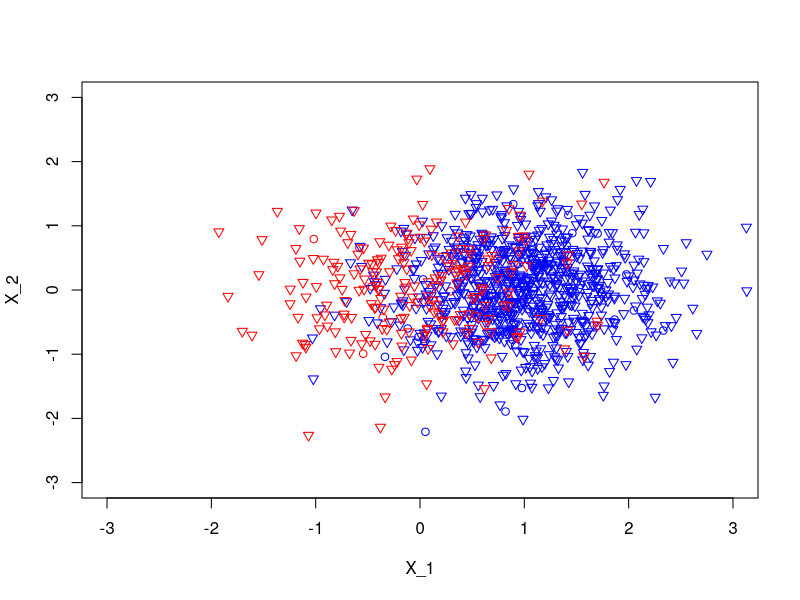

Recreate this plot in R.
## ---- chunk 1
knitr::opts_chunk$set(echo = TRUE)
## ---- chunk 2
set.seed(42)
## ---- chunk 3
library(MASS)

generate_dataset <- function(N, eps, p)
{
  mu_0 = c(0, 0)
  sg_0 = matrix(c(0.5,0,0,0.5),2,2)
  mu_1 = c(eps, 0)
  sg_1 = matrix(c(0.4,0,0,0.4),2,2)
  Y = c()
  X = matrix(0, N, 2)
  B = runif(N)
  for (i in 1:N)
  {
    Bi = runif(1)
    if(Bi < p)
    {
      Yi = 1
      Xi = mvrnorm(n=1, mu=mu_0, Sigma=sg_0)
    }
    else
    {
      Yi = 0
      Xi = mvrnorm(n=1, mu=mu_1, Sigma=sg_1)
    }
    Y = c(Y, Yi)
    X[i,] = Xi
  }
  newList <- list("X" = X, "y" = Y)
}

N_train = 50
N_test = 1000
eps = 1
p = 0.2
D_train = generate_dataset(N=N_train, eps, p)
D_test = generate_dataset(N=N_test, eps, p)

X_train = D_train$X
y_train = D_train$y
X_test = D_test$X
y_test = D_test$y

X = rbind(X_train, X_test)
y = rbind(y_train, y_test)

plot(X[,1], X[,2], col='white', xlab='X_1', ylab='X_2', xlim=c(-3, +3), ylim=c(-3, +3))

points(X_train[y_train==0,1], X_train[y_train==0,2], col='blue', pch=1)
points(X_train[y_train==1,1], X_train[y_train==1,2], col='red', pch=1)
points(X_test[y_test==0,1], X_test[y_test==0,2], col='blue', pch=6)
points(X_test[y_test==1,1], X_test[y_test==1,2], col='red', pch=6)


## ---- chunk 4
bayes_classifier <- function(x, eps, p)
{
  x1 = x[1]
  R = exp(0.25*x1^2 - 2.5*x1*eps + 1.25*eps^2) * 0.8*p/(1-p)
  if(R > 1)
  {
    return(1)
  }
  else{
    return(0)
  }
}

acc = c()
for (i in 1:N_test)
{
  Y_pred = bayes_classifier(D_test$X[i,], eps, p)
  Y_true = D_test$y[i]
  acc = c(acc, Y_pred == Y_true)
}
acc = sum(acc) / N_test
sprintf("score with Bayes classifier: %.2f", acc)
## ---- chunk 5
library(MASS)
df_train = data.frame(y_train, X_train)
clf_lda = lda(y_train ~ ., data=df_train)
df_test = data.frame(X_test)
pred = predict(clf_lda, newdata=df_test)
y_pred = pred$class
acc = sum(y_pred == y_test) / N_test
sprintf("score with LDA: %.2f", acc)
## ---- chunk 6
df_train = data.frame(y_train, X_train)
clf_qda = qda(y_train ~ ., data=df_train)
df_test = data.frame(X_test)
pred = predict(clf_qda, newdata=df_test)
y_pred = pred$class
acc = sum(y_pred == y_test) / N_test
sprintf("score with QDA: %.2f", acc)
## ---- chunk 7
df_train = data.frame(y_train, X_train)
clf_lgr = glm(y_train ~ ., family=binomial, data=df_train)
df_test = data.frame(X_test)
probabilities = predict(clf_lgr, newdata=df_test, type="response")
y_pred <- ifelse(probabilities > 0.5, 1, 0)
acc = sum(y_pred == y_test) / N_test
sprintf("score with Logistic Regression: %.2f", acc)
## ---- chunk 8

p = 0.8
D_test_prime = generate_dataset(N=N_test, eps, p)
X_test_prime = D_test_prime$X
y_test_prime = D_test_prime$y
df_test_prime = data.frame(X_test_prime)

pred = predict(clf_lda, newdata=df_test_prime)
y_pred = pred$class
acc = sum(y_pred == y_test_prime) / N_test
sprintf("score with LDA: %.2f", acc)

pred = predict(clf_qda, newdata=df_test_prime)
y_pred = pred$class
acc = sum(y_pred == y_test_prime) / N_test
sprintf("score with QDA: %.2f", acc)

probabilities = predict(clf_lgr, newdata=df_test_prime, type="response")
y_pred <- ifelse(probabilities > 0.5, 1, 0)
acc = sum(y_pred == y_test_prime) / N_test
sprintf("score with Logistic Regression: %.2f", acc)
